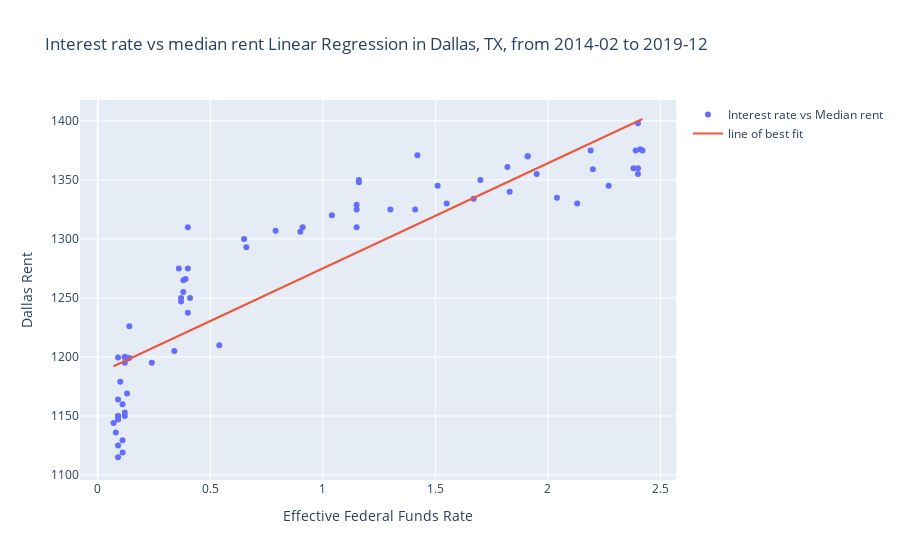

The cell this chart's notebook holds for it:
### Code cell
df = pd.DataFrame({'X': rate_fund, 'Y':dallas_rent})
reg = LinearRegression().fit(np.vstack(df['X']), dallas_rent)
df['bestfit'] = reg.predict(np.vstack(df['X']))
fig=go.Figure()
fig.add_trace(go.Scatter(name='Interest rate vs Median rent', x=df['X'], y=df['Y'].values, mode='markers'))
fig.add_trace(go.Scatter(name='line of best fit', x=rate_fund, y=df['bestfit'], mode='lines'))

fig.update_layout(title_text = 'Interest rate vs median rent Linear Regression in Dallas, TX, from 2014-02 to 2019-12', xaxis_title = 'Effective Federal Funds Rate', yaxis_title = 'Dallas Rent')

fig.show()

dallas_ml = fig
py.plot(dallas_ml, filename="Interest rate vs median rent Linear Regression in Dallas, TX, from 2014-02 to 2019-12", auto_open=False)
